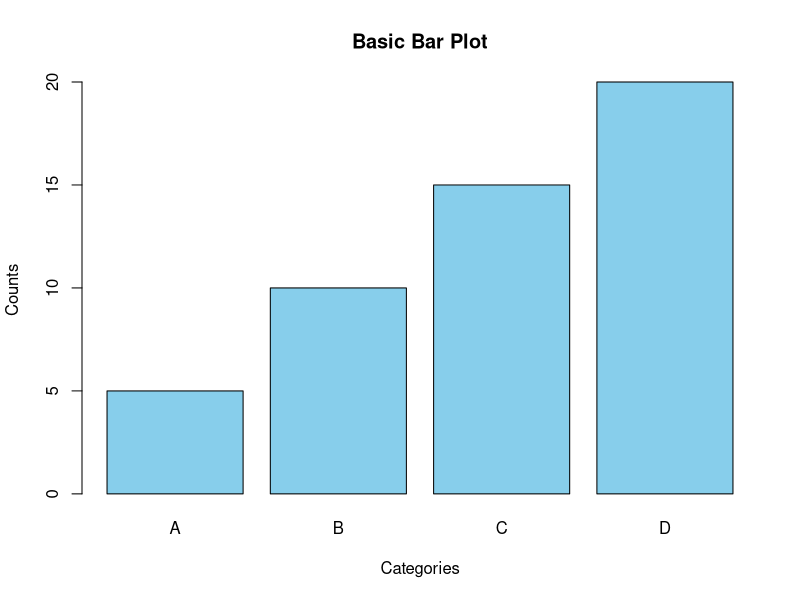
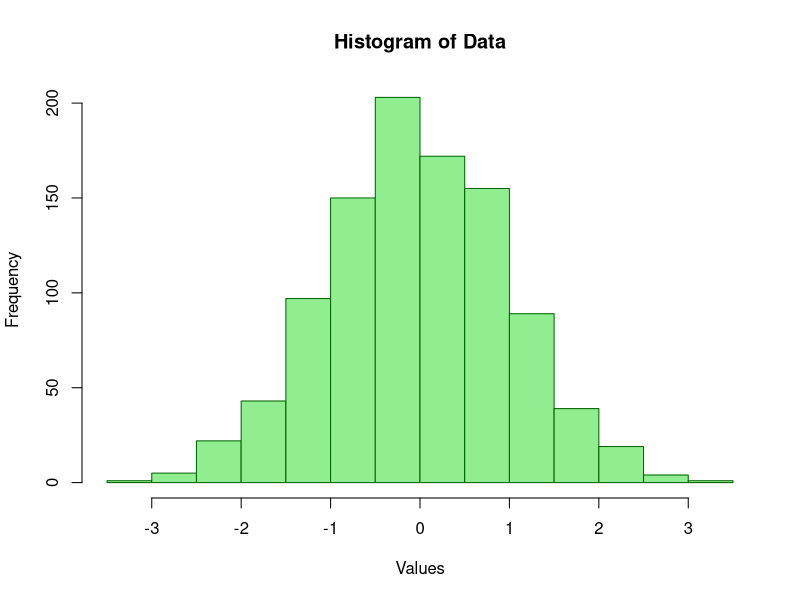

The R source for these figures, in order:
## ---- chunk 1
# No library required for base barplot
counts <- c(5, 10, 15, 20)
barplot(counts,
        main = "Basic Bar Plot",
        xlab = "Categories",
        ylab = "Counts",
        col = "skyblue",
        names.arg = c("A", "B", "C", "D"))
## ---- chunk 2
# No library required for base hist
data <- rnorm(1000)
hist(data,
     main = "Histogram of Data",
    xlab = "Values",
    ylab = "Frequency",
    col = "lightgreen",
    border = "darkgreen")
